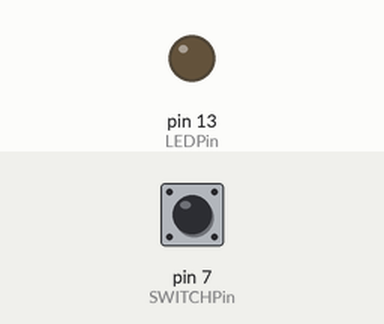
This sketch was run on a simulated Arduino Uno, built with avr-gcc and run on an emulated ATmega328P. On the bench: output pins drawn as LEDs (lit = HIGH). Inputs (shaded band) come from the test bench; at power-on: pin 7 (SWITCHPin) HIGH.

Above: at 1.2 s.
1.3 s: pin 7 (SWITCHPin) pulled LOW for 0.15 s
At 1.37 s:
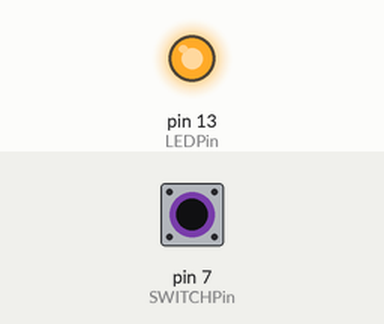
2.9 s: pin 7 (SWITCHPin) pulled LOW for 3.2 s
At 7.1 s:
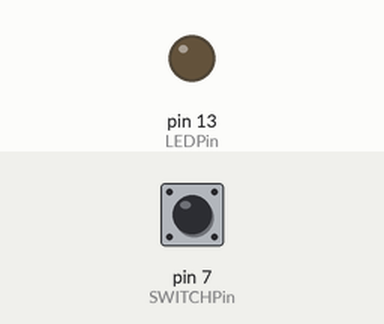
Timing chart, 0 to 8.6 s (numbered marks = the images above; inputs shaded):
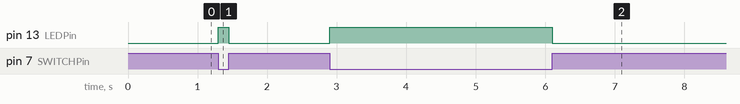

The sketch:

switch_test.ino
```cpp
#define SWITCHPin 7
#define LEDPin    13

void setup() {
  // put your setup code here, to run once:
  pinMode(SWITCHPin, INPUT);
  pinMode(LEDPin, OUTPUT);
  digitalWrite(SWITCHPin, HIGH);
}

void loop() {
  // put your main code here, to run repeatedly:
  if (digitalRead(SWITCHPin) == LOW)
  {
    digitalWrite(LEDPin, HIGH);
  }
  else
  {
    digitalWrite(LEDPin, LOW);
  }

}
```

Measured:
- after the input at 1.3 s, pin 13 (LEDPin): LOW → HIGH at once, → LOW 0.15 s later
- after the input at 2.9 s, pin 13 (LEDPin): LOW → HIGH at once, → LOW 3.2 s later
